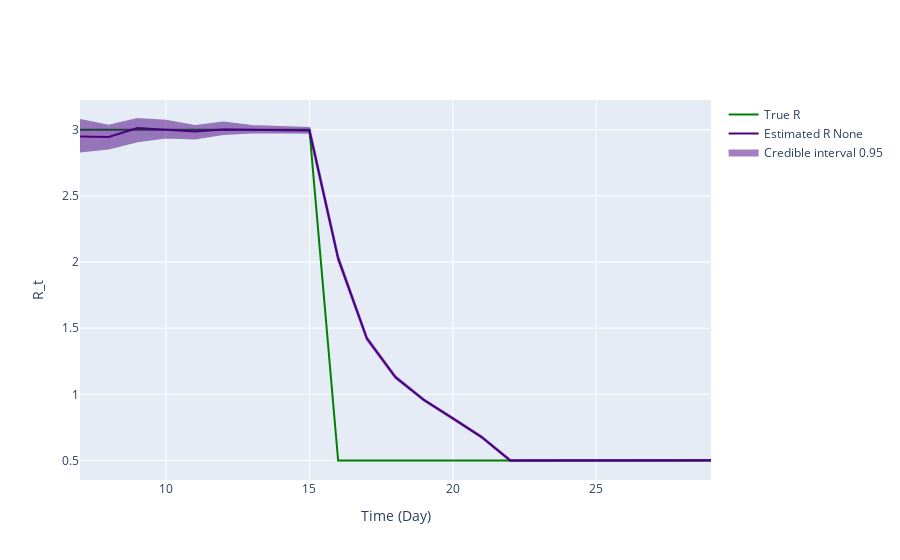

This figure's notebook cell:
### Markdown cell above
## Inference plot using class method results

### Code cell
fig = ReproductionNumberPlot()

fig.add_ground_truth_rt(ground_truth)
fig.add_interval_rt(new_intervals)

fig.update_labels(time_label='Time (Day)', r_label='R_t')

fig.show_figure()

### Figure 1 — Plotly figure (JSON) as saved in the notebook; plotly's stock layout.template omitted (floating-point values rounded to 4 significant figures)
{"data": [{"line": {"color": "green"}, "mode": "lines", "name": "True R", "type": "scatter", "x": [7, 8, 9, 10, 11, 12, 13, 14, 15, 16, 17, 18, 19, 20, 21, 22, 23, 24, 25, 26, 27, 28, 29], "y": [3, 3, 3, 3, 3, 3, 3, 3, 3, 0.5, 0.5, 0.5, 0.5, 0.5, 0.5, 0.5, 0.5, 0.5, 0.5, 0.5, 0.5, 0.5, 0.5]}, {"line": {"color": "indigo"}, "mode": "lines", "name": "Estimated R None", "type": "scatter", "x": [7, 8, 9, 10, 11, 12, 13, 14, 15, 16, 17, 18, 19, 20, 21, 22, 23, 24, 25, 26, 27, 28, 29], "y": [2.949, 2.945, 3.013, 3.001, 2.987, 3.002, 3.001, 2.999, 2.995, 2.028, 1.424, 1.128, 0.9558, 0.8185, 0.6771, 0.5001, 0.5008, 0.4994, 0.5014, 0.5005, 0.5001, 0.4996, 0.5013]}, {"fill": "toself", "fillcolor": "indigo", "line": {"color": "indigo"}, "mode": "lines", "name": "Credible interval 0.95", "opacity": 0.5, "showlegend": true, "type": "scatter", "x": [7, 8, 9, 10, 11, 12, 13, 14, 15, 16, 17, 18, 19, 20, 21, 22, 23, 24, 25, 26, 27, 28, 29, 29, 28, 27, 26, 25, 24, 23, 22, 21, 20, 19, 18, 17, 16, 15, 14, 13, 12, 11, 10, 9, 8, 7], "y": [3.074, 3.031, 3.082, 3.068, 3.029, 3.054, 3.028, 3.022, 3.014, 2.043, 1.431, 1.136, 0.9602, 0.8219, 0.6818, 0.5047, 0.5037, 0.5028, 0.5052, 0.5033, 0.5034, 0.5037, 0.5041, 0.4976, 0.4961, 0.4967, 0.4972, 0.498, 0.496, 0.4975, 0.4962, 0.6735, 0.8155, 0.9528, 1.124, 1.415, 2.016, 2.977, 2.979, 2.979, 2.969, 2.935, 2.941, 2.914, 2.858, 2.837]}], "layout": {"hovermode": "x unified", "xaxis": {"title": {"text": "Time (Day)"}}, "yaxis": {"title": {"text": "R_t"}}}}
